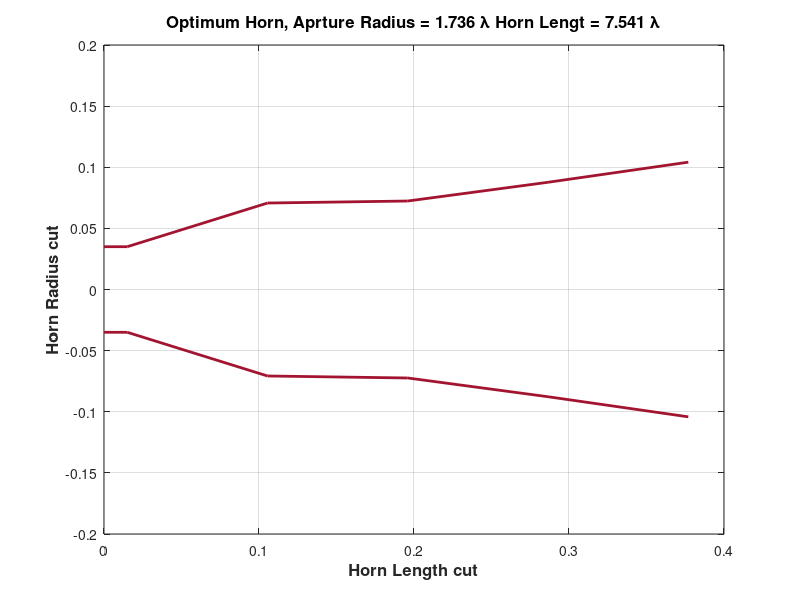

The MATLAB script that drew this image: (Note: this script raises an error after producing the figure.)
%% Optimum design for -45dB return loss from pattern search optimization 
% clear;
c0 = 3e8;
F = 5e9;
lamb = c0./F;
N = 5;
data = load('ps_allvar_ms3serv2_minxp_V2L_serv2.mat');
fmin = data.fmin2;

R = [fmin.r(1) fmin.r(1:N)];

% R = [0.02283 0.02283 0.06313 0.07772 0.09971 0.1467]; % From GA algo


% R = [0.02 0.02 0.02667 0.03333 0.04 0.04667 0.05333 0.06 0.06667 0.07333 0.09562 0.08667 0.09333 0.1009 0.1067 0.1156...
%     0.1491];
% N = length(R) - 1;
% Len = 0.3912;
Len = fmin.r(N + 1);

% Len = 0.3273;

l1 = lamb./4;
L = [l1 ones(1, N - 1)./N .* Len];

for i = 1:N
    L_axis(i) = sum(L(1:i));
end
L_axis = [0 L_axis];
figure;
plot(L_axis, R, 'LineWidth', 2, 'Color', [0.6350, 0.0780, 0.1840] );
hold on;
plot(L_axis, -R, 'LineWidth', 2, 'Color', [0.6350, 0.0780, 0.1840] );
title(['Optimum Horn, Aprture Radius = ', num2str(R(end)./lamb), ' \lambda ', 'Horn Lengt = ', num2str(Len./lamb), ' \lambda'], 'FontSize', 12, 'FontWeight', 'bold');
xlabel('Horn Length cut', 'FontSize', 12, 'FontWeight', 'bold');
ylabel('Horn Radius cut', 'FontSize', 12, 'FontWeight', 'bold');
grid on;

%% Iteration over the frequencies 

SP = [R(2:end) Len];

XMN_data = load('Xmn.mat');
str = XMN_data.Xmn;

fc_ = fc(R(2), 1, 1);

% <<<<<<< Updated upstream
% F = linspace(fc_(1)+fc_(1)./100, fc_(3), 20);
% =======
F = linspace(fc_(1)+fc_(1)./100, 20e9, 20);
% >>>>>>> Stashed changes
% F = 5e9;
% objective = @(x) GSM_N_opt_allvar(SP(1:N), SP(N+1), x(1:length(F)), 0);
tic;
% parfor i = 1:length(F)
XP_level = MinXP_Goal_V2L_freq(SP(1:N), SP(N+1), F, 20);

time_used = toc;
% end

figure;
plot(F*1e-9, XP_level, 'LineWidth', 2);grid on;
xlabel('Frequency (GHz)', 'FontSize', 16, 'FontWeight', 'bold');
ylabel('Return loss (dB)', 'FontSize', 16, 'FontWeight', 'bold');
title('Cross polar level fmincon algo', 'FontSize', 16, 'FontWeight', 'bold');
% RL1 = GSM_N_opt_allvar(SP(1:N), SP(N+1), 5e9, 20);
% end